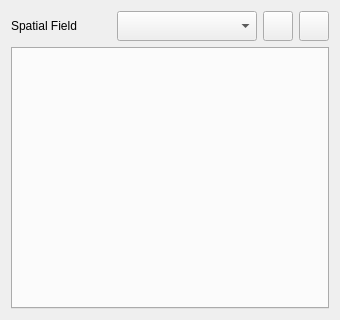
<?xml version="1.0" encoding="UTF-8"?>
<ui version="4.0">
 <class>frmComposerSymbolEditor</class>
 <widget class="QWidget" name="frmComposerSymbolEditor">
  <property name="geometry">
   <rect>
    <x>0</x>
    <y>0</y>
    <width>340</width>
    <height>320</height>
   </rect>
  </property>
  <property name="windowTitle">
   <string>Composer Field Editor</string>
  </property>
  <layout class="QGridLayout" name="gridLayout">
   <item row="0" column="0">
    <widget class="QLabel" name="label">
     <property name="maximumSize">
      <size>
       <width>100</width>
       <height>16777215</height>
      </size>
     </property>
     <property name="text">
      <string>Spatial Field</string>
     </property>
    </widget>
   </item>
   <item row="0" column="1">
    <widget class="QComboBox" name="cboSpatialFields">
     <property name="minimumSize">
      <size>
       <width>0</width>
       <height>30</height>
      </size>
     </property>
    </widget>
   </item>
   <item row="0" column="2">
    <widget class="QPushButton" name="btnAddField">
     <property name="maximumSize">
      <size>
       <width>30</width>
       <height>30</height>
      </size>
     </property>
     <property name="toolTip">
      <string>Add Field</string>
     </property>
     <property name="text">
      <string/>
     </property>
     <property name="icon">
      <iconset resource="../resources.qrc">
       <normaloff>:/plugins/stdm/images/icons/add.png</normaloff>:/plugins/stdm/images/icons/add.png</iconset>
     </property>
    </widget>
   </item>
   <item row="0" column="3">
    <widget class="QPushButton" name="btnClear">
     <property name="maximumSize">
      <size>
       <width>30</width>
       <height>30</height>
      </size>
     </property>
     <property name="toolTip">
      <string>Clear Fields</string>
     </property>
     <property name="text">
      <string/>
     </property>
     <property name="icon">
      <iconset resource="../resources.qrc">
       <normaloff>:/plugins/stdm/images/icons/reset.png</normaloff>:/plugins/stdm/images/icons/reset.png</iconset>
     </property>
    </widget>
   </item>
   <item row="1" column="0" colspan="4">
    <widget class="QTabWidget" name="tbFieldProperties">
     <property name="currentIndex">
      <number>-1</number>
     </property>
     <property name="tabsClosable">
      <bool>true</bool>
     </property>
    </widget>
   </item>
  </layout>
 </widget>
 <resources>
  <include location="../resources.qrc"/>
 </resources>
 <connections/>
</ui>
